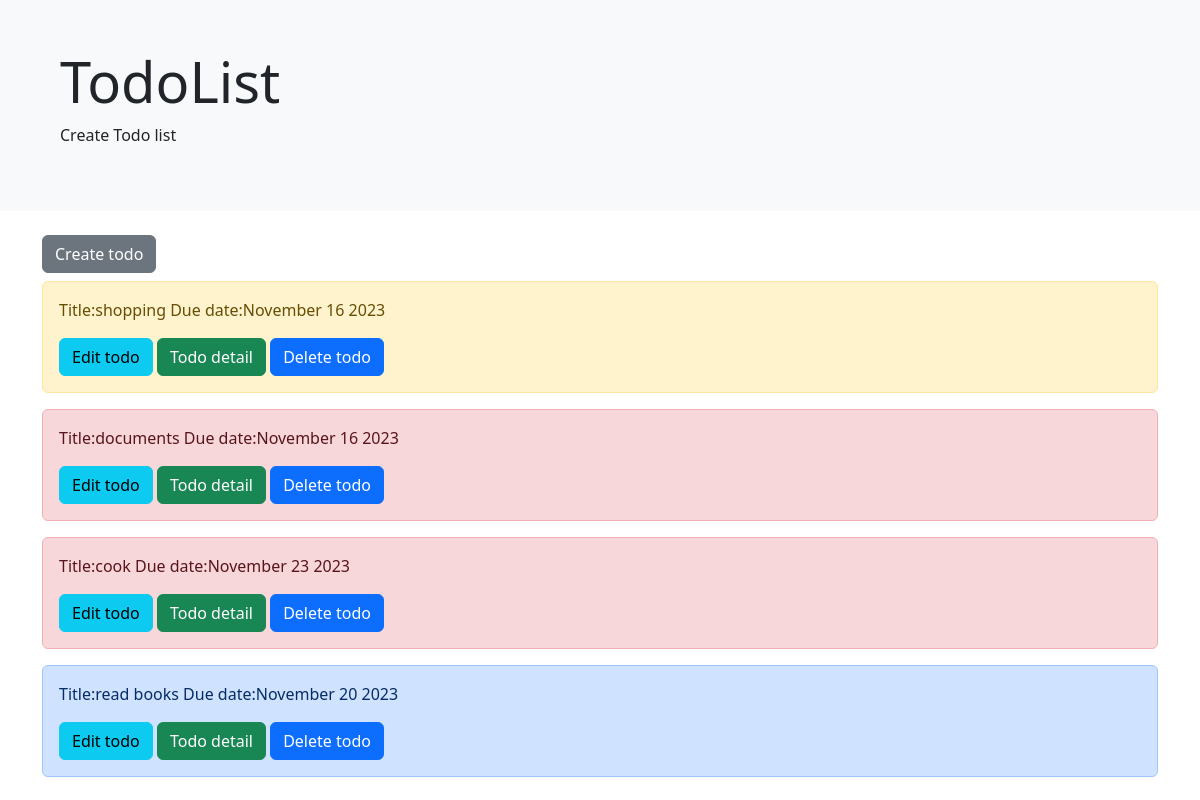
The page /list/ on the database as committed earlier.
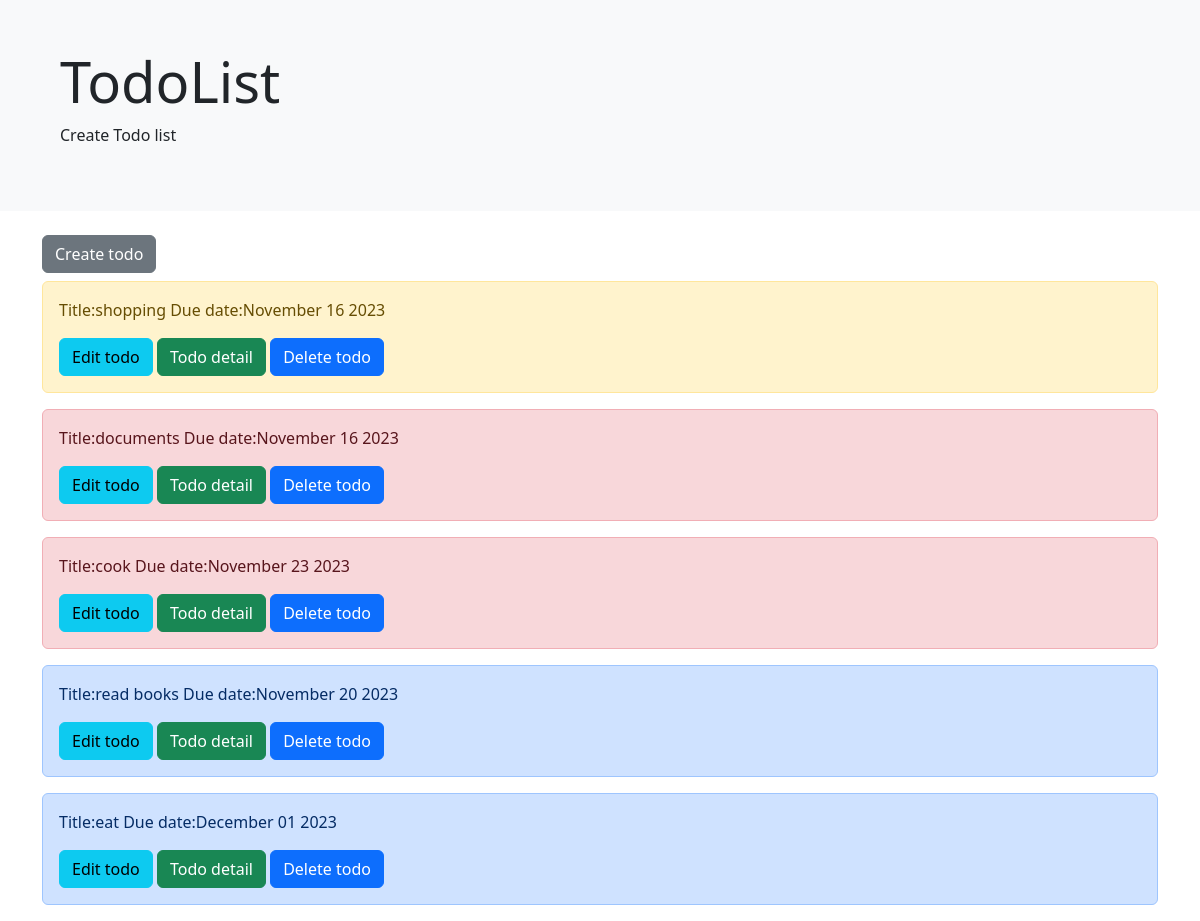
The same page on the database as committed later.
### todo/models.py (models this page shows, shortened)
class TodoModel(models.Model):
    title = models.CharField(max_length=255)
    memo = models.TextField(max_length=1024)
    priority = models.CharField(max_length=50, choices=CHOICE)
    due_date = models.DateField()

### todo/views.py (the view)
# urls.py: path("list/", Todolist.as_view(), name="list"),
class Todolist(ListView):
    template_name = "list.html"
    model = TodoModel

### templates/list.html
{% extends "base.html" %}
{% block header %}
<div>
    <div class="bg-body-tertiary p-3 p-sm-5 mb-4">
        <div class="container">
          <h1 class="display-4">TodoList</h1>
          <p>Create Todo list</p>
        </div>
    </div>
</div>
{% endblock header %}
{% block content %}
<div class="container mt-2">
    <a href="{% url "create" %}" class="btn btn-secondary mb-2" role="button" aria-disabled="true">Create todo</a>
    {% for post in object_list %}
    <div class="alert alert-{{ post.priority }}" role="alert">
        <p>Title:{{ post.title }} Due date:{{ post.due_date | date:"F d Y" }}</p>
        <a href="{% url "update" pk=post.pk %}" class="btn btn-info" role="button" aria-disabled="true">Edit todo</a>
        <a href="{% url "detail" pk=post.pk %}" class="btn btn-success" role="button" aria-disabled="true">Todo detail</a>
        <a href="{% url "delete" pk=post.pk %}" class="btn btn-primary" role="button" aria-disabled="true">Delete todo</a>
    </div>
    {% endfor %}
</div>
{% endblock content %}

### templates/base.html (shortened to what this page needs)
<!doctype html>
<html lang="en">
  <head>
    <link href="https://cdn.jsdelivr.net/npm/bootstrap@5.3.2/dist/css/bootstrap.min.css" rel="stylesheet">
  </head>
  <body>
    {% block header %}
    {% endblock header %}
    {% block content %}
    {% endblock content %}
  </body>
</html>

Rows that differ between the two databases and show on the page:
added TodoModel: title "eat", due_date "December 01 2023", priority "primary" (drawn)
